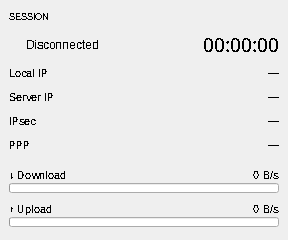
     <widget class="QWidget" name="sessionPanel" native="true">
      <property name="geometry">
       <rect>
        <x>304</x>
        <y>8</y>
        <width>288</width>
        <height>240</height>
       </rect>
      </property>
      <widget class="QLabel" name="sessionCaption">
       <property name="geometry">
        <rect>
         <x>9</x>
         <y>9</y>
         <width>270</width>
         <height>14</height>
        </rect>
       </property>
       <property name="font">
        <font>
         <pointsize>7</pointsize>
         <stylestrategy>NoAntialias</stylestrategy>
         <kerning>false</kerning>
        </font>
       </property>
       <property name="text">
        <string notr="true">SESSION</string>
       </property>
       <property name="alignment">
        <set>Qt::AlignLeft|Qt::AlignVCenter</set>
       </property>
      </widget>
      <widget class="QLabel" name="statusIndicator">
       <property name="minimumSize">
        <size>
         <width>9</width>
         <height>9</height>
        </size>
       </property>
       <property name="maximumSize">
        <size>
         <width>9</width>
         <height>9</height>
        </size>
       </property>
       <property name="geometry">
        <rect>
         <x>9</x>
         <y>40</y>
         <width>9</width>
         <height>9</height>
        </rect>
       </property>
       <property name="focusPolicy">
        <enum>Qt::NoFocus</enum>
       </property>
       <property name="text">
        <string notr="true"/>
       </property>
      </widget>
      <widget class="QLabel" name="sessionStatus">
       <property name="geometry">
        <rect>
         <x>26</x>
         <y>27</y>
         <width>112</width>
         <height>35</height>
        </rect>
       </property>
       <property name="font">
        <font>
         <family>MS Shell Dlg 2</family>
         <pointsize>9</pointsize>
         <stylestrategy>NoAntialias</stylestrategy>
         <kerning>false</kerning>
        </font>
       </property>
       <property name="text">
        <string notr="true">Disconnected</string>
       </property>
       <property name="alignment">
        <set>Qt::AlignLeft|Qt::AlignVCenter</set>
       </property>
      </widget>
      <widget class="QLabel" name="sessionTimer">
       <property name="geometry">
        <rect>
         <x>159</x>
         <y>27</y>
         <width>120</width>
         <height>35</height>
        </rect>
       </property>
       <property name="font">
        <font>
         <family>JetBrains Mono</family>
         <pointsize>14</pointsize>
         <stylestrategy>NoAntialias</stylestrategy>
         <kerning>false</kerning>
        </font>
       </property>
       <property name="toolTip">
        <string notr="true">Time since the tunnel came up</string>
       </property>
       <property name="text">
        <string notr="true">00:00:00</string>
       </property>
       <property name="alignment">
        <set>Qt::AlignRight|Qt::AlignVCenter</set>
       </property>
      </widget>
      <widget class="QFrame" name="sessionLine_1">
       <property name="geometry">
        <rect>
         <x>9</x>
         <y>61</y>
         <width>270</width>
         <height>1</height>
        </rect>
       </property>
       <property name="frameShape">
        <enum>QFrame::NoFrame</enum>
       </property>
      </widget>
      <widget class="QLabel" name="localIpLabel">
       <property name="geometry">
        <rect>
         <x>9</x>
         <y>62</y>
         <width>80</width>
         <height>23</height>
        </rect>
       </property>
       <property name="font">
        <font>
         <pointsize>8</pointsize>
         <stylestrategy>NoAntialias</stylestrategy>
         <kerning>false</kerning>
        </font>
       </property>
       <property name="text">
        <string notr="true">Local IP</string>
       </property>
       <property name="alignment">
        <set>Qt::AlignLeft|Qt::AlignVCenter</set>
       </property>
      </widget>
      <widget class="QLabel" name="localIp">
       <property name="geometry">
        <rect>
         <x>89</x>
         <y>62</y>
         <width>190</width>
         <height>23</height>
        </rect>
       </property>
       <property name="font">
        <font>
         <pointsize>8</pointsize>
         <stylestrategy>NoAntialias</stylestrategy>
         <kerning>false</kerning>
        </font>
       </property>
       <property name="toolTip">
        <string notr="true">Address the server assigned to this machine</string>
       </property>
       <property name="text">
        <string notr="true">—</string>
       </property>
       <property name="alignment">
        <set>Qt::AlignRight|Qt::AlignVCenter</set>
       </property>
      </widget>
      <widget class="QFrame" name="sessionLine_2">
       <property name="geometry">
        <rect>
         <x>9</x>
         <y>85</y>
         <width>270</width>
         <height>1</height>
        </rect>
       </property>
       <property name="frameShape">
        <enum>QFrame::NoFrame</enum>
       </property>
      </widget>
      <widget class="QLabel" name="serverIpLabel">
       <property name="geometry">
        <rect>
         <x>9</x>
         <y>86</y>
         <width>80</width>
         <height>23</height>
        </rect>
       </property>
       <property name="font">
        <font>
         <pointsize>8</pointsize>
         <stylestrategy>NoAntialias</stylestrategy>
         <kerning>false</kerning>
        </font>
       </property>
       <property name="text">
        <string notr="true">Server IP</string>
       </property>
       <property name="alignment">
        <set>Qt::AlignLeft|Qt::AlignVCenter</set>
       </property>
      </widget>
      <widget class="QLabel" name="serverIp">
       <property name="geometry">
        <rect>
         <x>89</x>
         <y>86</y>
         <width>190</width>
         <height>23</height>
        </rect>
       </property>
       <property name="font">
        <font>
         <pointsize>8</pointsize>
         <stylestrategy>NoAntialias</stylestrategy>
         <kerning>false</kerning>
        </font>
       </property>
       <property name="toolTip">
        <string notr="true">Resolved address of the server</string>
       </property>
       <property name="text">
        <string notr="true">—</string>
       </property>
       <property name="alignment">
        <set>Qt::AlignRight|Qt::AlignVCenter</set>
       </property>
      </widget>
      <widget class="QFrame" name="sessionLine_3">
       <property name="geometry">
        <rect>
         <x>9</x>
         <y>109</y>
         <width>270</width>
         <height>1</height>
        </rect>
       </property>
       <property name="frameShape">
        <enum>QFrame::NoFrame</enum>
       </property>
      </widget>
      <widget class="QLabel" name="ipsecInfoLabel">
       <property name="geometry">
        <rect>
         <x>9</x>
         <y>110</y>
         <width>80</width>
         <height>23</height>
        </rect>
       </property>
       <property name="font">
        <font>
         <pointsize>8</pointsize>
         <stylestrategy>NoAntialias</stylestrategy>
         <kerning>false</kerning>
        </font>
       </property>
       <property name="text">
        <string notr="true">IPsec</string>
       </property>
       <property name="alignment">
        <set>Qt::AlignLeft|Qt::AlignVCenter</set>
       </property>
      </widget>
      <widget class="QLabel" name="ipsecInfo">
       <property name="geometry">
        <rect>
         <x>89</x>
         <y>110</y>
         <width>190</width>
         <height>23</height>
        </rect>
       </property>
       <property name="font">
        <font>
         <pointsize>8</pointsize>
         <stylestrategy>NoAntialias</stylestrategy>
         <kerning>false</kerning>
        </font>
       </property>
       <property name="toolTip">
        <string notr="true">Negotiated IPsec parameters</string>
       </property>
       <property name="text">
        <string notr="true">—</string>
       </property>
       <property name="alignment">
        <set>Qt::AlignRight|Qt::AlignVCenter</set>
       </property>
      </widget>
      <widget class="QFrame" name="sessionLine_4">
       <property name="geometry">
        <rect>
         <x>9</x>
         <y>133</y>
         <width>270</width>
         <height>1</height>
        </rect>
       </property>
       <property name="frameShape">
        <enum>QFrame::NoFrame</enum>
       </property>
      </widget>
      <widget class="QLabel" name="pppInfoLabel">
       <property name="geometry">
        <rect>
         <x>9</x>
         <y>134</y>
         <width>80</width>
         <height>23</height>
        </rect>
       </property>
       <property name="font">
        <font>
         <pointsize>8</pointsize>
         <stylestrategy>NoAntialias</stylestrategy>
         <kerning>false</kerning>
        </font>
       </property>
       <property name="text">
        <string notr="true">PPP</string>
       </property>
       <property name="alignment">
        <set>Qt::AlignLeft|Qt::AlignVCenter</set>
       </property>
      </widget>
      <widget class="QLabel" name="pppInfo">
       <property name="geometry">
        <rect>
         <x>89</x>
         <y>134</y>
         <width>190</width>
         <height>23</height>
        </rect>
       </property>
       <property name="font">
        <font>
         <pointsize>8</pointsize>
         <stylestrategy>NoAntialias</stylestrategy>
         <kerning>false</kerning>
        </font>
       </property>
       <property name="toolTip">
        <string notr="true">Negotiated PPP authentication</string>
       </property>
       <property name="text">
        <string notr="true">—</string>
       </property>
       <property name="alignment">
        <set>Qt::AlignRight|Qt::AlignVCenter</set>
       </property>
      </widget>
      <widget class="QLabel" name="downloadLabel">
       <property name="geometry">
        <rect>
         <x>9</x>
         <y>167</y>
         <width>135</width>
         <height>16</height>
        </rect>
       </property>
       <property name="font">
        <font>
         <pointsize>8</pointsize>
         <stylestrategy>NoAntialias</stylestrategy>
         <kerning>false</kerning>
        </font>
       </property>
       <property name="text">
        <string notr="true">↓ Download</string>
       </property>
       <property name="alignment">
        <set>Qt::AlignLeft|Qt::AlignVCenter</set>
       </property>
      </widget>
      <widget class="QLabel" name="downloadSpeed">
       <property name="geometry">
        <rect>
         <x>144</x>
         <y>167</y>
         <width>135</width>
         <height>16</height>
        </rect>
       </property>
       <property name="font">
        <font>
         <pointsize>8</pointsize>
         <stylestrategy>NoAntialias</stylestrategy>
         <kerning>false</kerning>
        </font>
       </property>
       <property name="toolTip">
        <string notr="true">Download speed</string>
      </property>
       <property name="text">
        <string notr="true">0 B/s</string>
       </property>
       <property name="alignment">
        <set>Qt::AlignRight|Qt::AlignVCenter</set>
       </property>
      </widget>
      <widget class="QProgressBar" name="downloadBar">
       <property name="geometry">
        <rect>
         <x>9</x>
         <y>183</y>
         <width>270</width>
         <height>10</height>
        </rect>
       </property>
       <property name="font">
        <font>
         <pointsize>8</pointsize>
         <stylestrategy>NoAntialias</stylestrategy>
         <kerning>false</kerning>
        </font>
       </property>
       <property name="toolTip">
        <string notr="true">Download speed</string>
       </property>
       <property name="value">
        <number>0</number>
       </property>
       <property name="textVisible">
        <bool>false</bool>
       </property>
      </widget>
      <widget class="QLabel" name="uploadLabel">
       <property name="geometry">
        <rect>
         <x>9</x>
         <y>201</y>
         <width>135</width>
         <height>16</height>
        </rect>
       </property>
       <property name="font">
        <font>
         <pointsize>8</pointsize>
         <stylestrategy>NoAntialias</stylestrategy>
         <kerning>false</kerning>
        </font>
       </property>
       <property name="text">
        <string notr="true">↑ Upload</string>
       </property>
       <property name="alignment">
        <set>Qt::AlignLeft|Qt::AlignVCenter</set>
       </property>
      </widget>
      <widget class="QLabel" name="uploadSpeed">
       <property name="geometry">
        <rect>
         <x>144</x>
         <y>201</y>
         <width>135</width>
         <height>16</height>
        </rect>
       </property>
       <property name="font">
        <font>
         <pointsize>8</pointsize>
         <stylestrategy>NoAntialias</stylestrategy>
         <kerning>false</kerning>
        </font>
       </property>
       <property name="toolTip">
        <string notr="true">Upload speed</string>
      </property>
       <property name="text">
        <string notr="true">0 B/s</string>
       </property>
       <property name="alignment">
        <set>Qt::AlignRight|Qt::AlignVCenter</set>
       </property>
      </widget>
      <widget class="QProgressBar" name="uploadBar">
       <property name="geometry">
        <rect>
         <x>9</x>
         <y>217</y>
         <width>270</width>
         <height>10</height>
        </rect>
       </property>
       <property name="font">
        <font>
         <pointsize>8</pointsize>
         <stylestrategy>NoAntialias</stylestrategy>
         <kerning>false</kerning>
        </font>
       </property>
       <property name="toolTip">
        <string notr="true">Upload speed</string>
       </property>
       <property name="value">
        <number>0</number>
       </property>
       <property name="textVisible">
        <bool>false</bool>
       </property>
      </widget>
     </widget>
